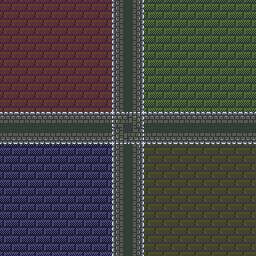

The image is a tile-based game level rendered from a .tmx file. Its description and source (layers, tilesets, objects; grid data summarised) follow:
An orthogonal 16x16 tile map with 16x16 px tiles, 1 tile layer (Tile Layer 1) and 11 objects.

<map version="1.0" orientation="orthogonal" renderorder="right-down" width="16" height="16" tilewidth="16" tileheight="16" nextobjectid="13">
 <tileset firstgid="1" name="bricks.db32" tilewidth="16" tileheight="16">
  <image source="../Tilesets/bricks.db32.png" width="176" height="336" />
 </tileset>
 <layer name="Tile Layer 1" width="16" height="16">
  <data>[256 cells, 256 non-empty, 6 distinct tile ids]</data>
 </layer>
 <objectgroup name="Path">
  <object id="1" x="112" y="0" width="32" height="256" />
  <object id="2" x="0" y="112" width="256" height="32" />
 </objectgroup>
 <objectgroup name="Waypoints">
  <object id="3" x="120" y="120" width="16" height="16">
   <properties>
    <property name="NextWaypoints" value="5,6,7,8" />
    <property name="WaypointID" value="4" />
    <property name="WaypointType" value="1" />
   </properties>
  </object>
  <object id="4" x="120" y="-8" width="16" height="16">
   <properties>
    <property name="NextWaypoints" value="4" />
    <property name="WaypointID" value="0" />
    <property name="WaypointType" value="0" />
   </properties>
  </object>
  <object id="5" x="120" y="248" width="16" height="16">
   <properties>
    <property name="NextWaypoints" value="4" />
    <property name="WaypointID" value="1" />
    <property name="WaypointType" value="0" />
   </properties>
  </object>
  <object id="6" x="-8" y="120" width="16" height="16">
   <properties>
    <property name="NextWaypoints" value="4" />
    <property name="WaypointID" value="3" />
    <property name="WaypointType" value="0" />
   </properties>
  </object>
  <object id="7" x="248" y="120" width="16" height="16">
   <properties>
    <property name="NextWaypoints" value="4" />
    <property name="WaypointID" value="2" />
    <property name="WaypointType" value="0" />
   </properties>
  </object>
    <object id="9" x="120" y="-8" width="16" height="16">
   <properties>
    <property name="NextWaypoints" value="-1" />
    <property name="WaypointID" value="5" />
    <property name="WaypointType" value="2" />
   </properties>
  </object>
  <object id="10" x="248" y="120" width="16" height="16">
   <properties>
    <property name="NextWaypoints" value="-1" />
    <property name="WaypointID" value="6" />
    <property name="WaypointType" value="2" />
   </properties>
  </object>
  <object id="11" x="120" y="248" width="16" height="16">
   <properties>
    <property name="NextWaypoints" value="-1" />
    <property name="WaypointID" value="7" />
    <property name="WaypointType" value="2" />
   </properties>
  </object>
  <object id="12" x="-8" y="120" width="16" height="16">
   <properties>
    <property name="NextWaypoints" value="-1" />
    <property name="WaypointID" value="8" />
    <property name="WaypointType" value="2" />
   </properties>
  </object>
 </objectgroup>
</map>
